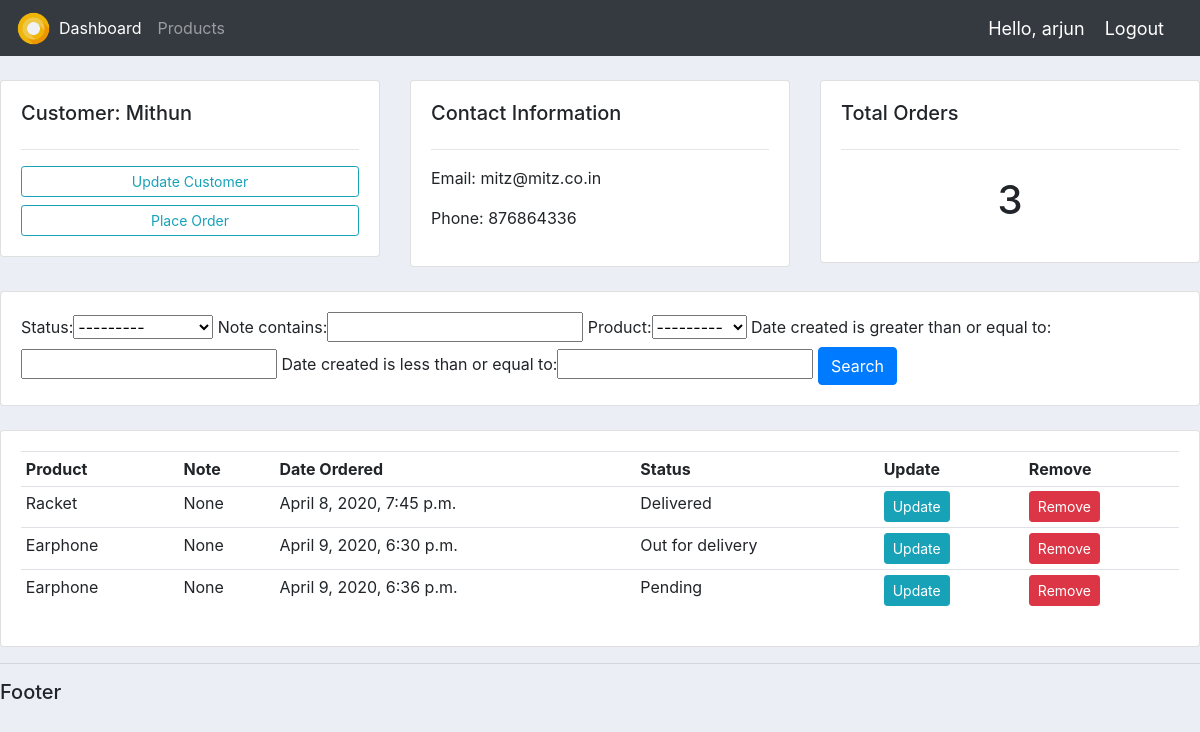
The page /customer/2/ (signed in) on the database its author committed.
### accounts/models.py (models this page shows, shortened)
class Customer(models.Model):
	name = models.CharField(max_length = 200, null=True)
	phone = models.CharField(max_length = 200, null=True)
	email = models.CharField(max_length = 200, null=True)
	date_created = models.DateTimeField(auto_now_add=True, null=True)

class Order(models.Model):
	STATUS = (
		('Pending', 'Pending'),
		('Out for delivery', 'Out for delivery'),
		('Delivered', 'Delivered')
		)
	date_created = models.DateTimeField(auto_now_add=True, null=True)
	status = models.CharField(max_length = 200, null=True, choices=STATUS)
	note = models.CharField(max_length= 1000, null=True)
	customer = models.ForeignKey(Customer, null=True, on_delete=models.SET_NULL)
	product = models.ForeignKey(Product, null=True, on_delete=models.SET_NULL)

class Product(models.Model):
	CATEGORY = (
		('Indoor', 'Indoor'),
		('Outdoor', 'Outdoor')
		)
	name = models.CharField(max_length = 200, null=True)
	price = models.FloatField(null=True)
	category = models.CharField(max_length = 200, null=True, choices=CATEGORY)
	description = models.CharField(max_length = 200, null=True, blank=True)
	date_created = models.DateTimeField(auto_now_add=True, null=True)
	tags = models.ManyToManyField(Tag)
	def __str__(self):
		return self.name

### accounts/views.py (the view)
# urls.py: path('customer/<int:pk_cust_id>/', views.customer, name='customer'),
@login_required(login_url='login')
def customer(request, pk_cust_id):
	customer = Customer.objects.get(id=pk_cust_id)
	orders = customer.order_set.all()
	orders_count = orders.count()
	my_filter = order_filter(request.GET, queryset=orders)
	orders = my_filter.qs
	context = {'customer': customer, 'orders': orders, 'orders_count': orders_count, 'my_filter': my_filter}
	return render(request, 'accounts/customer.html', context)

### accounts/templates/accounts/customer.html (shortened to what this page needs)
{% extends 'accounts/base.html' %}
{% block content %}
<br>
<div class="row">
	<div class="col-md">
		<div class="card card-body">
			<h5>Customer: {{customer.name}}</h5>
			<hr>
			<a class="btn btn-outline-info btn-sm btn-block" href="">Update Customer</a>
			<a class="btn btn-outline-info btn-sm btn-block" href="{% url 'create_order' customer.id %}">Place Order</a>
		</div>
	</div>
	<div class="col-md">
		<div class="card card-body">
			<h5>Contact Information</h5>
			<hr>
			<p>Email: {{customer.email}}</p>
			<p>Phone: {{customer.phone}}</p>
		</div>
	</div>
	<div class="col-md">
		<div class="card card-body">
			<h5>Total Orders</h5>
			<hr>
			<h1 style="text-align: center;padding: 10px;">{{orders_count}}</h1>
		</div>
	</div>
</div>
<br>
<div class="row">
	<div class="col">
		<div class="card card-body">
			<form action="" method="get">
				{{my_filter.form}}
				<button class="btn btn-primary" type="submit">Search</button>
			</form>
		</div>
	</div>
</div>
<br>
<div class="row">
	<div class="col-md">
		<div class="card card-body">
			<table class="table table-sm">
				<tr>
					<th>Product</th>
					<th>Note</th>
					<th>Date Ordered</th>
					<th>Status</th>
					<th>Update</th>
					<th>Remove</th>
				</tr>
				{% for order in orders %}
				<tr>
					<td>{{order.product}}</td>
					<td>{{order.note}}</td>
					<td>{{order.date_created}}</td>
					<td>{{order.status}}</td>
					<td><a class="btn btn-sm btn-info" href="{% url 'update_order' order.id %}">Update</a></td>
					<td><a class="btn btn-sm btn-danger" href="{% url 'delete_order' order.id %}">Remove</a></td>
				</tr>
				{% endfor %}
			</table>
		</div>
	</div>
</div>
{% endblock %}

### accounts/templates/accounts/navbar.html (shortened to what this page needs)
{% load static %}
<nav class="navbar navbar-expand-lg navbar-dark bg-dark">
  <a href="{% url 'home' %}">
    <img src="{% static 'images/smirnoff.png' %}" alt="logo" width="35" height="35">
  </a>
  <div class="collapse navbar-collapse" id="navbarNav">
    <ul class="navbar-nav">
      <li class="nav-item active">
        <a class="nav-link" href="{% url 'home' %}">Dashboard</a>
      </li>
      <li class="nav-item">
        <a class="nav-link" href="{% url 'products' %}">Products</a>
      </li>
    </ul>
  </div>
  <span class="hello-msg">Hello, {{request.user}}</span>
  <span><a class="hello-msg logout-button" href="{% url 'logout' %}">Logout</a></span>
</nav>

### static/css/base.css (style rules this page uses)
body { background-color: #ebeff5; }

### accounts/templates/accounts/navbar.html (style rules this page uses)
.hello-msg { color: #fff; font-size: 18px; margin-right: 20px }

### rows shown on the page
Customer: name "Mithun", email "mitz@mitz.co.in", phone "876864336"
Order: product "Racket", note "None", date_created "April 8, 2020, 7:45 p.m.", status "Delivered"
Order: product "Earphone", note "None", date_created "April 9, 2020, 6:30 p.m.", status "Out for delivery"
Order: product "Earphone", note "None", date_created "April 9, 2020, 6:36 p.m.", status "Pending"

### other values the page prints
{{ request.user }} "arjun"
{{ orders_count }} "3"
